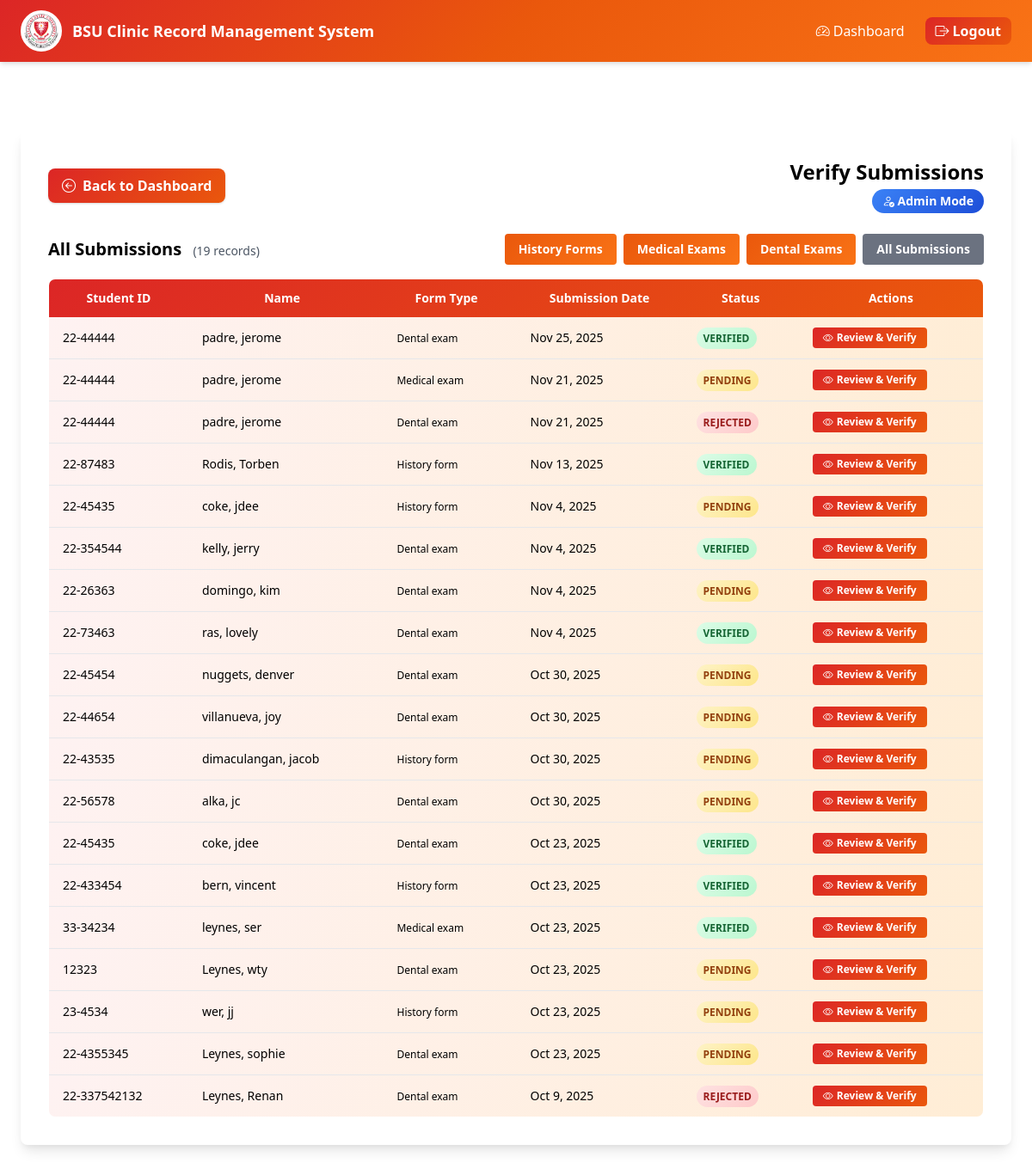
/modules/records/verify_submission.php (signed in), run on the app's committed database.
### tables this page shows
CREATE TABLE `medical_records` (
  `id` int(11) NOT NULL,
  `patient_id` int(11) NOT NULL,
  `record_type` enum('history_form','dental_exam','medical_exam') NOT NULL,
  `examination_date` date NOT NULL,
  `physician_name` varchar(100) DEFAULT NULL,
  `findings` text DEFAULT NULL,
  `recommendations` text DEFAULT NULL,
  `verification_status` enum('pending','verified','rejected') DEFAULT 'pending',
  `verified_by` int(11) DEFAULT NULL,
  `verification_date` datetime DEFAULT NULL,
  `verification_notes` text DEFAULT NULL,
  `created_at` timestamp NOT NULL DEFAULT current_timestamp(),
  `student_signature` varchar(255) DEFAULT NULL,
  `student_date` date DEFAULT NULL
);

CREATE TABLE `patients` (
  `id` int(11) NOT NULL,
  `student_id` varchar(20) DEFAULT NULL,
  `first_name` varchar(50) NOT NULL,
  `middle_name` varchar(50) DEFAULT NULL,
  `last_name` varchar(50) NOT NULL,
  `date_of_birth` date NOT NULL,
  `sex` enum('Male','Female') NOT NULL,
  `contact_number` varchar(20) DEFAULT NULL,
  `address` text DEFAULT NULL,
  `program` varchar(100) DEFAULT NULL,
  `year_level` varchar(20) DEFAULT NULL,
  `qr_code` varchar(255) DEFAULT NULL,
  `created_at` timestamp NOT NULL DEFAULT current_timestamp()
);

### modules/records/verify_submission.php (the view, shortened to what the rows shown need)
<?php
include '../../config/database.php';
$type = $_GET['type'] ?? '';
$id = $_GET['id'] ?? '';
$record = null;
$records = null;
$user_role = $_SESSION['role'] ?? 'user';
$form_map = [
    'history_form' => ['table' => 'history_forms', 'record_type' => 'history_form'],
    'history_exam' => ['table' => 'history_forms', 'record_type' => 'history_form'],
    'medical_form' => ['table' => 'medical_exams', 'record_type' => 'medical_exam'],
    'medical_exam' => ['table' => 'medical_exams', 'record_type' => 'medical_exam'],
    'dental_form'  => ['table' => 'dental_exams', 'record_type' => 'dental_exam'],
    'dental_exam'  => ['table' => 'dental_exams', 'record_type' => 'dental_exam']
];
$role_allowed_types = [
    'nurse' => ['history_form', 'medical_exam', 'dental_exam'],
    'doctor' => ['medical_exam'],
    'dentist' => ['dental_exam'],
    'staff' => ['history_form', 'medical_exam', 'dental_exam'],
    'admin' => ['history_form', 'medical_exam', 'dental_exam']
];
$allowed_types = $role_allowed_types[$user_role] ?? [];
if ($type && $id) {
    if (isset($form_map[$type])) {
        $table = $form_map[$type]['table'];
        $query = "
            SELECT f.*, mr.*, p.*
            FROM $table f
            JOIN medical_records mr ON f.record_id = mr.id
            JOIN patients p ON mr.patient_id = p.id
            WHERE f.record_id = ?
        ";
        $stmt = $conn->prepare($query);
        $stmt->bind_param("i", $id);
        $stmt->execute();
        $record = $stmt->get_result()->fetch_assoc();
        if (!$record) {
            $error_message = "No record found for this submission.";
        }
    } else {
        $error_message = "Invalid form type.";
    }
} else {
    $filter_sql = "WHERE mr.record_type IN ('" . implode("','", $allowed_types) . "')";
    $records = $conn->query("
        SELECT mr.id, mr.record_type, mr.examination_date, mr.verification_status,
               p.first_name, p.last_name, p.student_id
        FROM medical_records mr
        JOIN patients p ON mr.patient_id = p.id
        $filter_sql
        ORDER BY mr.created_at DESC
    ");
}
?>
<!DOCTYPE html>
<html lang="en">
<head>
    <link href="https://cdn.jsdelivr.net/npm/tailwindcss@2.2.19/dist/tailwind.min.css" rel="stylesheet">
    <link rel="stylesheet" href="https://cdn.jsdelivr.net/npm/bootstrap-icons@1.10.0/font/bootstrap-icons.css">
</head>
<body class="bg-gradient-to-br from-orange-50 to-red-50">
    <header class="red-orange-gradient text-white shadow-md sticky top-0 z-50">
        <div class="max-w-7xl mx-auto flex items-center justify-between px-6 py-3">
            <div class="flex items-center gap-3">
                <h1 class="text-lg font-bold">BSU Clinic Record Management System</h1>
            </div>
        </div>
    </header>
<div class="min-h-screen py-10 px-6 pt-20">
    <div class="max-w-6xl mx-auto bg-white shadow-lg rounded-lg p-8">
        <div class="flex justify-between items-center mb-6">
            <div class="text-right">
                <h2 class="text-2xl font-bold text-orange-700">Verify Submissions</h2>
            </div>
        </div>
        <?php if ($record): ?>
            <div class="red-orange-alert rounded-lg p-4 mb-6 border-l-4 border-orange-500">
                <h3 class="font-semibold text-lg mb-3 text-orange-800">Patient Information</h3>
                <div class="grid grid-cols-2 md:grid-cols-3 gap-3">
                    <p><strong>Student ID:</strong> <?= htmlspecialchars($record['student_id'] ?? '') ?></p>
                    <p><strong>Name:</strong> <?= htmlspecialchars(($record['last_name'] ?? '') . ', ' . ($record['first_name'] ?? '') . ' ' . ($record['middle_name'] ?? '')) ?></p>
                    <p><strong>Program:</strong> <?= htmlspecialchars($record['program'] ?? '') ?></p>
                    <p><strong>Year Level:</strong> <?= htmlspecialchars($record['year_level'] ?? '') ?></p>
                    <p><strong>Sex:</strong> <?= htmlspecialchars($record['sex'] ?? '') ?></p>
                    <p><strong>Date of Birth:</strong> <?= htmlspecialchars($record['date_of_birth'] ?? '') ?></p>
                </div>
            </div>
            <div class="bg-green-50 rounded-lg p-4 mb-6 border-l-4 border-green-500">
                <h3 class="font-semibold text-lg mb-3 text-green-800">Form Summary</h3>
                <div class="space-y-3">
                    <?php
                    $important_fields = [];
                    switch($type) {
                        case 'history_form':
                        case 'history_exam':
                            $important_fields = [
                                'sports_intended' => 'Sports Intended',
                                'previous_sports' => 'Previous Sports',
                                'medical_history' => 'Medical History',
                                'family_history' => 'Family History',
                                'allergies' => 'Allergies',
                                'current_medications' => 'Current Medications'
                            ];
                            break;
                        case 'medical_form':
                        case 'medical_exam':
                            $important_fields = [
                                'blood_pressure' => 'Blood Pressure',
                                'heart_rate' => 'Heart Rate',
                                'respiratory_rate' => 'Respiratory Rate',
                                'temperature' => 'Temperature',
                                'height' => 'Height',
                                'weight' => 'Weight',
                                'bmi' => 'BMI',
                                'vision_left' => 'Vision Left',
                                'vision_right' => 'Vision Right',
                                'physical_findings' => 'Physical Findings'
                            ];
                            break;
                        case 'dental_form':
                        case 'dental_exam':
                            $important_fields = [
                                'oral_hygiene' => 'Oral Hygiene',
                                'gingival_condition' => 'Gingival Condition',
                                'occlusion' => 'Occlusion',
                                'oral_prophylaxis' => 'Oral Prophylaxis',
                                'restoration' => 'Restoration Needed',
                                'extraction' => 'Extraction Needed',
                                'prosthetic' => 'Prosthetic Needed',
                                'orthodontic' => 'Orthodontic Treatment',
                                'periodontal' => 'Periodontal Treatment'
                            ];
                            break;
                    }
                    foreach($important_fields as $field => $label):
                        if (isset($record[$field]) && !empty($record[$field])):
                    ?>
                        <div class="flex justify-between border-b pb-2">
                            <span class="font-medium text-gray-700"><?= $label ?>:</span>
                            <span class="text-gray-900"><?= htmlspecialchars($record[$field]) ?></span>
                        </div>
                    <?php
                        endif;
                    endforeach;
                    ?>
                    <?php if (isset($record['examination_date']) && !empty($record['examination_date'])): ?>
                        <div class="flex justify-between border-b pb-2">
                            <span class="font-medium text-gray-700">Examination Date:</span>
                            <span class="text-gray-900"><?= htmlspecialchars($record['examination_date']) ?></span>
                        </div>
                    <?php endif; ?>
                    <?php if (isset($record['physician_notes']) && !empty($record['physician_notes'])): ?>
                        <div class="mt-4">
                            <span class="font-medium text-gray-700 block mb-2">Physician Notes:</span>
                            <p class="text-gray-900 bg-white p-3 rounded border"><?= htmlspecialchars($record['physician_notes']) ?></p>
                        </div>
                    <?php endif; ?>
                    <?php if (isset($record['dentist_notes']) && !empty($record['dentist_notes'])): ?>
                        <div class="mt-4">
                            <span class="font-medium text-gray-700 block mb-2">Dentist Notes:</span>
                            <p class="text-gray-900 bg-white p-3 rounded border"><?= htmlspecialchars($record['dentist_notes']) ?></p>
                        </div>
                    <?php endif; ?>
                </div>
                <div class="mt-4 pt-4 border-t">
                    <p class="font-medium text-gray-700">Current Status:</p>
                    <span class="px-3 py-1 rounded-full text-sm font-semibold mt-2 inline-block
                        <?= $record['verification_status'] === 'verified' ? 'red-orange-badge-verified' :
                            ($record['verification_status'] === 'rejected' ? 'red-orange-badge-rejected' : 'red-orange-badge-pending'); ?>">
                        <?= strtoupper($record['verification_status']); ?>
                    </span>
                </div>
            </div>
            <form method="POST" class="flex justify-center gap-4">
                <input type="hidden" name="record_id" value="<?= $record['record_id']; ?>">
                <input type="hidden" name="record_type" value="<?= $type; ?>">
                <button type="submit" name="action" value="verified"
                        class="bg-green-600 hover:bg-green-700 text-white px-6 py-2 rounded-lg shadow font-semibold transition-all flex items-center gap-2">
                    <i class="bi bi-check-circle"></i> Verify Submission
                </button>
                <button type="submit" name="action" value="rejected"
                        class="bg-red-600 hover:bg-red-700 text-white px-6 py-2 rounded-lg shadow font-semibold transition-all flex items-center gap-2">
                    <i class="bi bi-x-circle"></i> Reject Submission
                </button>
                <a href="verify_submission.php?type=<?= $type ?>"
                   class="bg-gray-500 hover:bg-gray-600 text-white px-6 py-2 rounded-lg shadow font-semibold transition-all flex items-center gap-2">
                   <i class="bi bi-arrow-left"></i> Back to List
                </a>
            </form>
        <?php elseif ($records && $records->num_rows > 0): ?>
            <div class="overflow-x-auto">
                <table class="min-w-full border border-orange-200 text-sm rounded-lg overflow-hidden">
                    <thead class="red-orange-table-header text-white">
                        <tr>
                            <th class="py-3 px-4">Student ID</th>
                            <th class="py-3 px-4">Name</th>
                            <th class="py-3 px-4">Form Type</th>
                            <th class="py-3 px-4">Submission Date</th>
                            <th class="py-3 px-4">Status</th>
                            <th class="py-3 px-4">Actions</th>
                        </tr>
                    </thead>
                    <tbody class="divide-y divide-orange-100">
                        <?php while ($r = $records->fetch_assoc()): ?>
                            <tr class="red-orange-table-row hover:shadow transition-all duration-200">
                                <td class="py-3 px-4 font-medium"><?= htmlspecialchars($r['student_id']); ?></td>
                                <td class="py-3 px-4"><?= htmlspecialchars($r['last_name'] . ', ' . $r['first_name']); ?></td>
                                <td class="py-3 px-4">
                                    <span class="px-2 py-1 bg-orange-100 text-orange-800 rounded text-xs font-medium">
                                        <?= ucfirst(str_replace('_', ' ', $r['record_type'])); ?>
                                    </span>
                                </td>
                                <td class="py-3 px-4"><?= date('M j, Y', strtotime($r['examination_date'])); ?></td>
                                <td class="py-3 px-4">
                                    <span class="px-2 py-1 rounded-full text-xs font-semibold
                                        <?= $r['verification_status'] === 'verified' ? 'red-orange-badge-verified' :
                                            ($r['verification_status'] === 'rejected' ? 'red-orange-badge-rejected' : 'red-orange-badge-pending'); ?>">
                                        <?= strtoupper($r['verification_status']); ?>
                                    </span>
                                </td>
                                <td class="py-3 px-4">
                                    <?php
                                    $formType = match($r['record_type']) {
                                        'history_form' => 'history_form',
                                        'medical_exam' => 'medical_form',
                                        'dental_exam'  => 'dental_form',
                                        default => 'history_form'
                                    };
                                    ?>
                                    <a href="verify_submission.php?type=<?= $formType; ?>&id=<?= $r['id']; ?>"
                                       class="inline-flex items-center gap-1 px-3 py-1 red-orange-gradient-button text-white rounded hover:shadow text-xs font-semibold transition-all">
                                       <i class="bi bi-eye"></i> Review & Verify
                                    </a>
                                </td>
                            </tr>
                        <?php endwhile; ?>
                    </tbody>
                </table>
            </div>
        <?php endif; ?>
    </div>
</div>
</body>
</html>

### data on the page
medical_records: patient.student_id "22-44444", patient.first_name "padre, jerome", record_type "Dental exam", examination_date "Nov 25, 2025", verification_status "VERIFIED"
medical_records: patient.student_id "22-44444", patient.first_name "padre, jerome", record_type "Medical exam", examination_date "Nov 21, 2025", verification_status "PENDING"
medical_records: patient.student_id "22-44444", patient.first_name "padre, jerome", record_type "Dental exam", examination_date "Nov 21, 2025", verification_status "REJECTED"
medical_records: patient.student_id "22-87483", patient.first_name "Rodis, Torben", record_type "History form", examination_date "Nov 13, 2025", verification_status "VERIFIED"
medical_records: patient.student_id "22-45435", patient.first_name "coke, jdee", record_type "History form", examination_date "Nov 4, 2025", verification_status "PENDING"
medical_records: patient.student_id "22-354544", patient.first_name "kelly, jerry", record_type "Dental exam", examination_date "Nov 4, 2025", verification_status "VERIFIED"
medical_records: patient.student_id "22-26363", patient.first_name "domingo, kim", record_type "Dental exam", examination_date "Nov 4, 2025", verification_status "PENDING"
medical_records: patient.student_id "22-73463", patient.first_name "ras, lovely", record_type "Dental exam", examination_date "Nov 4, 2025", verification_status "VERIFIED"
medical_records: patient.student_id "22-45454", patient.first_name "nuggets, denver", record_type "Dental exam", examination_date "Oct 30, 2025", verification_status "PENDING"
medical_records: patient.student_id "22-44654", patient.first_name "villanueva, joy", record_type "Dental exam", examination_date "Oct 30, 2025", verification_status "PENDING"
medical_records: patient.student_id "22-43535", patient.first_name "dimaculangan, jacob", record_type "History form", examination_date "Oct 30, 2025", verification_status "PENDING"
medical_records: patient.student_id "22-56578", patient.first_name "alka, jc", record_type "Dental exam", examination_date "Oct 30, 2025", verification_status "PENDING"
medical_records: patient.student_id "22-45435", patient.first_name "coke, jdee", record_type "Dental exam", examination_date "Oct 23, 2025", verification_status "VERIFIED"
medical_records: patient.student_id "22-433454", patient.first_name "bern, vincent", record_type "History form", examination_date "Oct 23, 2025", verification_status "VERIFIED"
medical_records: patient.student_id "33-34234", patient.first_name "leynes, ser", record_type "Medical exam", examination_date "Oct 23, 2025", verification_status "VERIFIED"
medical_records: patient.student_id "12323", patient.first_name "Leynes, wty", record_type "Dental exam", examination_date "Oct 23, 2025", verification_status "PENDING"
medical_records: patient.student_id "23-4534", patient.first_name "wer, jj", record_type "History form", examination_date "Oct 23, 2025", verification_status "PENDING"
medical_records: patient.student_id "22-4355345", patient.first_name "Leynes, sophie", record_type "Dental exam", examination_date "Oct 23, 2025", verification_status "PENDING"
medical_records: patient.student_id "22-337542132", patient.first_name "Leynes, Renan", record_type "Dental exam", examination_date "Oct 9, 2025", verification_status "REJECTED"

### other printed values
$user_role "Admin"
$records->num_rows "19"
